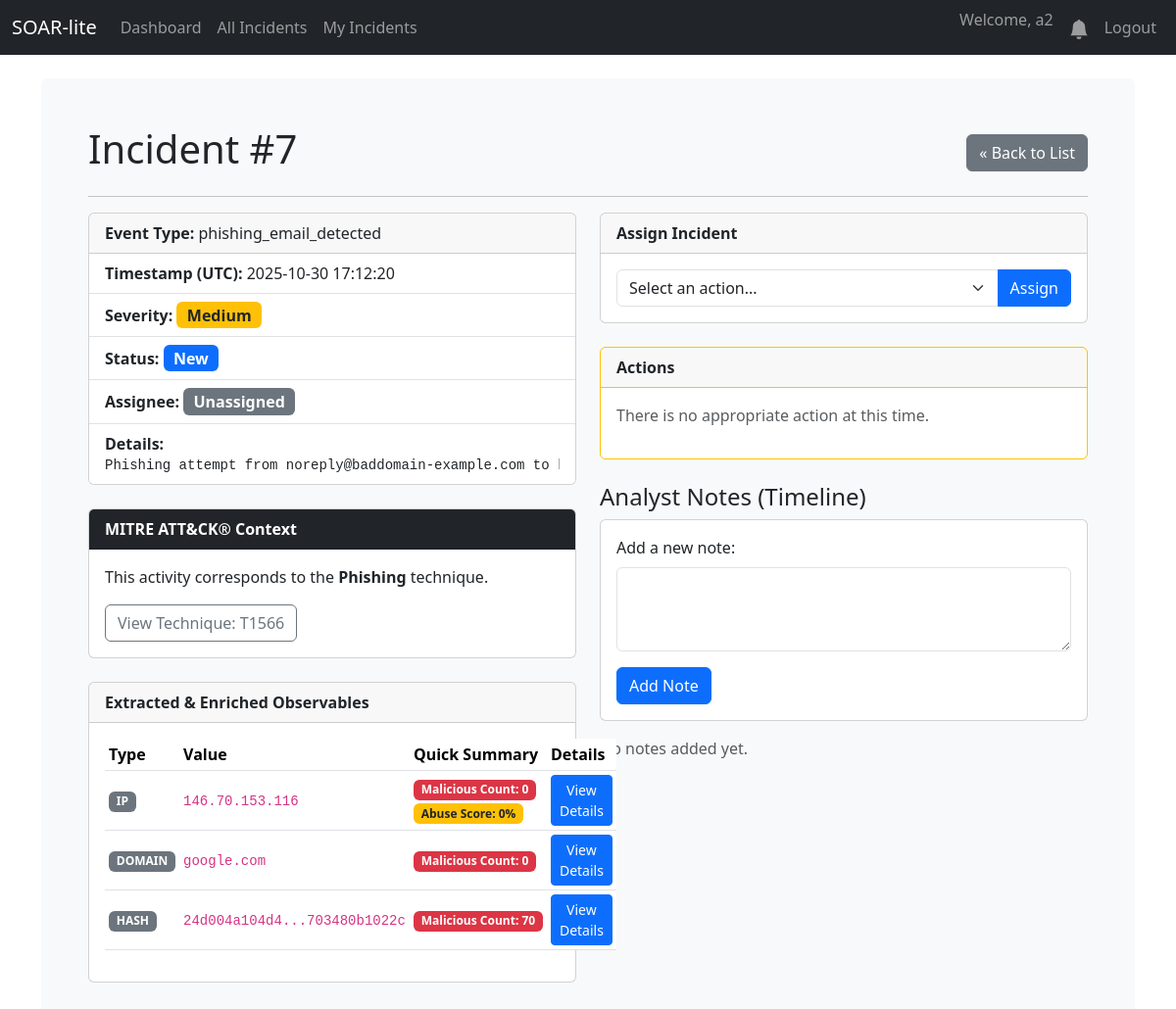
Before: /incident/7 (signed in) with the older database file.
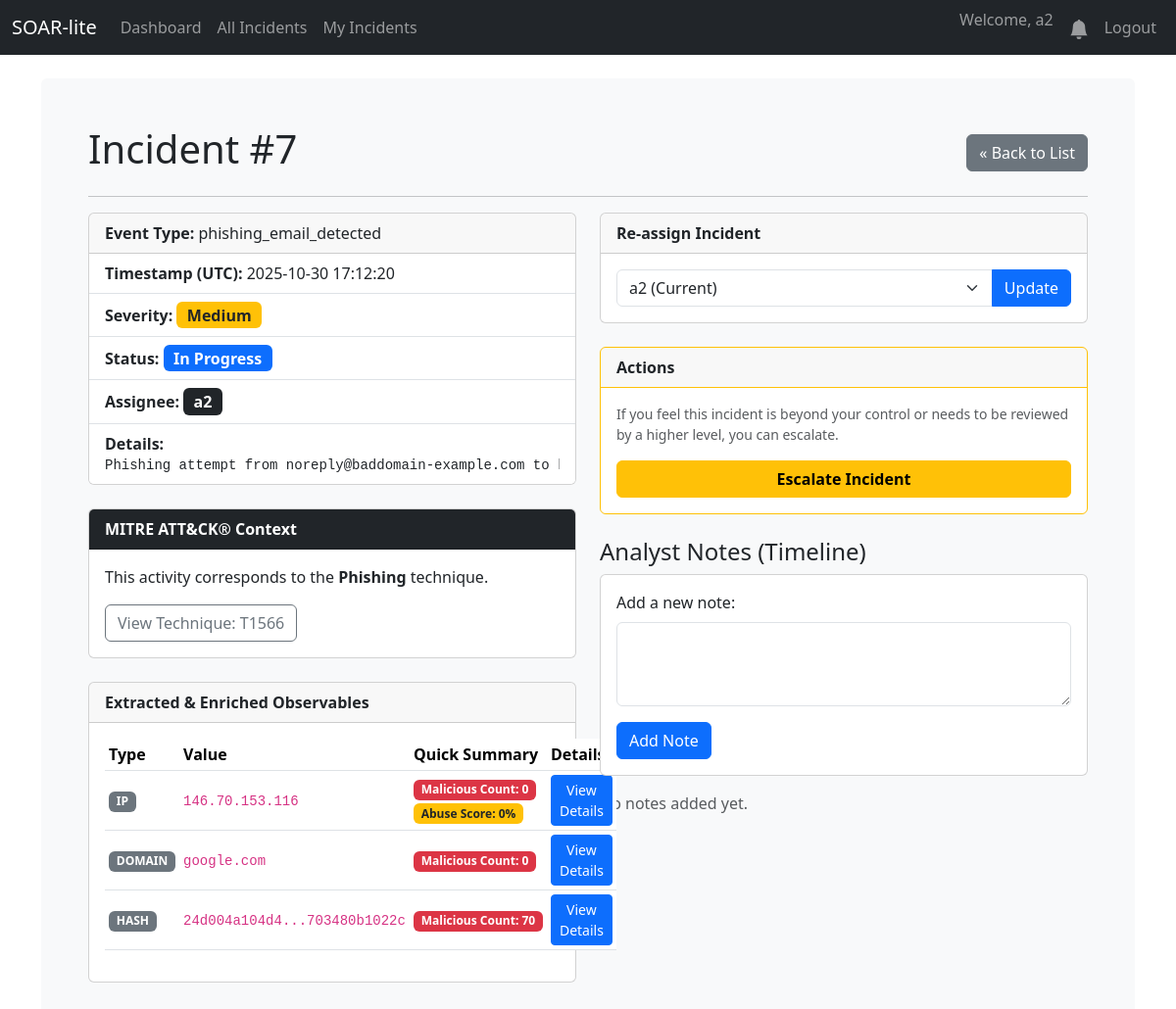
After: the same page with the newer database file.
### database.py (models this page shows, shortened)
class Incident(db.Model):
    id = db.Column(db.Integer, primary_key=True)
    created_at = db.Column(db.DateTime, default=datetime.utcnow)
    event_type = db.Column(db.String(100), nullable=False)
    severity = db.Column(db.String(50), nullable=False)
    details = db.Column(db.Text, nullable=True)
    status = db.Column(db.String(50), default='New')
    notes = db.relationship('Note', backref='incident', lazy=True, cascade="all, delete-orphan")
    closed_at = db.Column(db.DateTime, nullable=True) # Olay kapatıldığında doldurulacak
    vt_malicious_count = db.Column(db.Integer, nullable=True)
    vt_report_link = db.Column(db.String(255), nullable=True)
    mitre_technique_id = db.Column(db.String(20), nullable=True)
    mitre_technique_name = db.Column(db.String(100), nullable=True)
    assignee_id = db.Column(db.Integer, db.ForeignKey('user.id'), nullable=True)
    assignee = db.relationship('User', backref='incidents') # backref eklendi
    notes = db.relationship('Note', backref='incident', lazy=True, cascade="all, delete-orphan")
    observables = db.relationship('Observable', backref='incident', lazy=True, cascade="all, delete-orphan")
    action_logs = db.relationship('ActionLog', backref='incident', lazy=True, cascade="all, delete-orphan")

class User(UserMixin, db.Model):
    id = db.Column(db.Integer, primary_key=True)
    username = db.Column(db.String(80), unique=True, nullable=False)
    email = db.Column(db.String(120), unique=True, nullable=False)
    password_hash = db.Column(db.String(128))
    created_at = db.Column(db.DateTime, default=datetime.utcnow)
    role = db.Column(db.String(50), nullable=False, default='Analyst')

### app.py (the view)
@app.route('/incident/<int:incident_id>')
@login_required
def incident_detail(incident_id):
    incident = Incident.query.get_or_404(incident_id)
    all_users = User.query.all()
    return render_template('incident_detail.html',
                           incident=incident,
                           all_users=all_users) # all_users'ı şablona gönder

### app.py (called while the page is built)
def create_app():
    app = Flask(__name__)
    app.config['SQLALCHEMY_DATABASE_URI'] = 'sqlite:///soar.db'
    app.config['SQLALCHEMY_TRACK_MODIFICATIONS'] = False
    app.config['SECRET_KEY'] = 'bunu-mutlaka-guvenli-ve-rastgele-bir-degerle-degistir'
    db.init_app(app)
    login_manager = LoginManager()
    login_manager.init_app(app)
    login_manager.login_view = 'login'
    @login_manager.user_loader
    def load_user(user_id):
        return db.session.get(User, int(user_id))
    with app.app_context():
        db.create_all()
        print("🗄️ Database tables created or already exist.")
    return app

@app.context_processor
def inject_notifications():
    if current_user.is_authenticated:
        unread_count = Notification.query.filter_by(user_id=current_user.id, is_read=False).count()
        return dict(unread_notifications=unread_count)
    return dict(unread_notifications=0)

### templates/incident_detail.html (shortened to what the changed rows need)
{% extends "base.html" %}
{% block content %}
<div class="d-flex justify-content-between align-items-center">
    <h1>Incident #{{ incident.id }}</h1>
    <a href="{{ url_for('incidents_list') }}" class="btn btn-secondary">&laquo; Back to List</a>
</div>
<div class="row">
    <div class="col-md-6">
        <div class="card mb-4">
            <div class="card-header">
                <strong>Event Type:</strong> {{ incident.event_type }}
            </div>
            <ul class="list-group list-group-flush">
                <li class="list-group-item"><strong>Timestamp (UTC):</strong> {{ incident.created_at.strftime('%Y-%m-%d %H:%M:%S') }}</li>
                <li class="list-group-item">
                    <strong>Severity:</strong>
                    {% if incident.severity == 'high' %}<span class="badge bg-danger fs-6">High</span>
                    {% elif incident.severity == 'medium' %}<span class="badge bg-warning text-dark fs-6">Medium</span>
                    {% else %}<span class="badge bg-info fs-6">{{ incident.severity|capitalize }}</span>
                    {% endif %}
                </li>
                <li class="list-group-item"><strong>Status:</strong> <span class="badge bg-primary fs-6">{{ incident.status }}</span></li>
                <li class="list-group-item">
                    <strong>Assignee:</strong>
                    {% if incident.assignee %}
                        <span class="badge bg-dark fs-6">{{ incident.assignee.username }}</span>
                    {% else %}
                        <span class="badge bg-secondary fs-6">Unassigned</span>
                    {% endif %}
                </li>
                <li class="list-group-item"><strong>Details:</strong><pre class="mb-0">{{ incident.details }}</pre></li>
            </ul>
        </div>
        {% if incident.mitre_technique_id %}
        <div class="card mt-4">
            <div class="card-header fw-bold text-white bg-dark">MITRE ATT&CK® Context</div>
            <div class="card-body">
                <p class="card-text">This activity corresponds to the <strong>{{ incident.mitre_technique_name }}</strong> technique.</p>
                <a href="https://attack.mitre.org/techniques/{{ incident.mitre_technique_id }}/" target="_blank" class="btn btn-outline-secondary">View Technique: {{ incident.mitre_technique_id }}</a>
            </div>
        </div>
        {% endif %}
        {% if incident.observables %}
        <div class="card mt-4">
            <div class="card-body">
                <table class="table table-sm table-hover align-middle">
                    <thead>
                        <tr>
                            <th>Type</th>
                            <th>Value</th>
                            <th>Quick Summary</th>
                            <th>Details</th>
                        </tr>
                    </thead>
                </table>
            </div>
        </div>
        {% endif %}
    </div>
    <div class="col-md-6">
        <div class="card mb-4">
            <div class="card-header fw-bold">
                {% if incident.assignee %}
                    Re-assign Incident
                {% else %}
                    Assign Incident
                {% endif %}
            </div>
            <div class="card-body">
                <form action="{{ url_for('assign_incident', incident_id=incident.id) }}" method="POST">
                    <div class="input-group">
                        <select name="assignee_id" class="form-select">
                            {% if incident.assignee is none %}
                                <option value="" disabled selected>Select an action...</option>
                            {% else %}
                                <option value="{{ incident.assignee.id }}" disabled selected>{{ incident.assignee.username }} (Current)</option>
                            {% endif %}
                        </select>
                        <button class="btn btn-primary" type="submit">
                            {% if incident.assignee %}Update{% else %}Assign{% endif %}
                        </button>
                    </div>
                </form>
            </div>
        </div>
        <div class="card border-warning mb-4">
            <div class="card-body">
                {% if incident.status == 'In Progress' and incident.assignee == current_user %}
                    <p class="card-text text-muted small">
                        If you feel this incident is beyond your control or needs to be reviewed by a higher level, you can escalate.
                    </p>
                    <form action="{{ url_for('escalate_incident', incident_id=incident.id) }}" method="POST">
                        <button type="submit" class="btn btn-warning w-100">
                            <strong>Escalate Incident</strong>
                        </button>
                    </form>
                {% else %}
                    <p class="text-muted">There is no appropriate action at this time.</p>
                {% endif %}
            </div>
        </div>
    </div>
</div>
{% endblock %}

### templates/base.html (shortened to what this page needs)
<!doctype html>
<html lang="en">
<head>
    <link href="https://cdn.jsdelivr.net/npm/bootstrap@5.3.2/dist/css/bootstrap.min.css" rel="stylesheet">
</head>
<body>
    <nav class="navbar navbar-expand-md navbar-dark bg-dark fixed-top">
        <div class="container-fluid">
            <a class="navbar-brand" href="{{ url_for('dashboard') }}">SOAR-lite</a>
            <div class="collapse navbar-collapse" id="navbarNav">
                <ul class="navbar-nav me-auto mb-2 mb-lg-0">
                    {% if current_user.is_authenticated %}
                    <li class="nav-item">
                        <a class="nav-link" href="{{ url_for('dashboard') }}">Dashboard</a>
                    </li>
                    <li class="nav-item">
                        <a class="nav-link" href="{{ url_for('incidents_list') }}">All Incidents</a>
                    </li>
                    <li class="nav-item">
                        <a class="nav-link" href="{{ url_for('my_incidents') }}">My Incidents</a>
                    </li>
                    {% endif %}
                </ul>
                <ul class="navbar-nav ms-auto">
                    {% if current_user.is_authenticated %}
                    <li class="nav-item">
                        <span class="navbar-text me-2">Welcome, {{ current_user.username }}</span>
                    </li>
                    <li class="nav-item">
                        <a class="nav-link position-relative" href="{{ url_for('notifications') }}"> <svg xmlns="http://www.w3.org/2000/svg" width="20" height="20" fill="currentColor" class="bi bi-bell-fill" viewBox="0 0 16 16">
                                <path d="M8 16a2 2 0 0 0 2-2H6a2 2 0 0 0 2 2zm.995-14.901a1 1 0 1 0-1.99 0A5.002 5.002 0 0 0 3 6c0 1.098-.5 6-2 7h14c-1.5-1-2-5.902-2-7 0-2.42-1.72-4.44-4.005-4.901z"/>
                            </svg>
                        </a>
                    </li>
                    <li class="nav-item">
                        <a class="nav-link" href="{{ url_for('logout') }}">Logout</a>
                    </li>
                    {% endif %}
                </ul>
            </div>
        </div>
    </nav>
<main class="container">
    <div class="bg-light p-5 rounded">
        {% block content %}{% endblock %}
    </div>
</main>
</body>
</html>

Changed rows visible on the page:
shown differently, row unchanged: User: assignee.username (not shown) → "a2"; assignee_id (not shown) → "a2 (Current)"
changed Incident "phishing_email_detected": status "New" → "In Progress"
Other visible differences:
form field assignee_id: "Select an action..." → (not shown)
text no longer shown: "Unassigned Assign Incident Assign There is no appropriate action at this time."
text now shown: "Re-assign Incident Update If you feel this incident is beyond your control or needs to be reviewed by a higher level, you can escalate. Escalate Incident"
